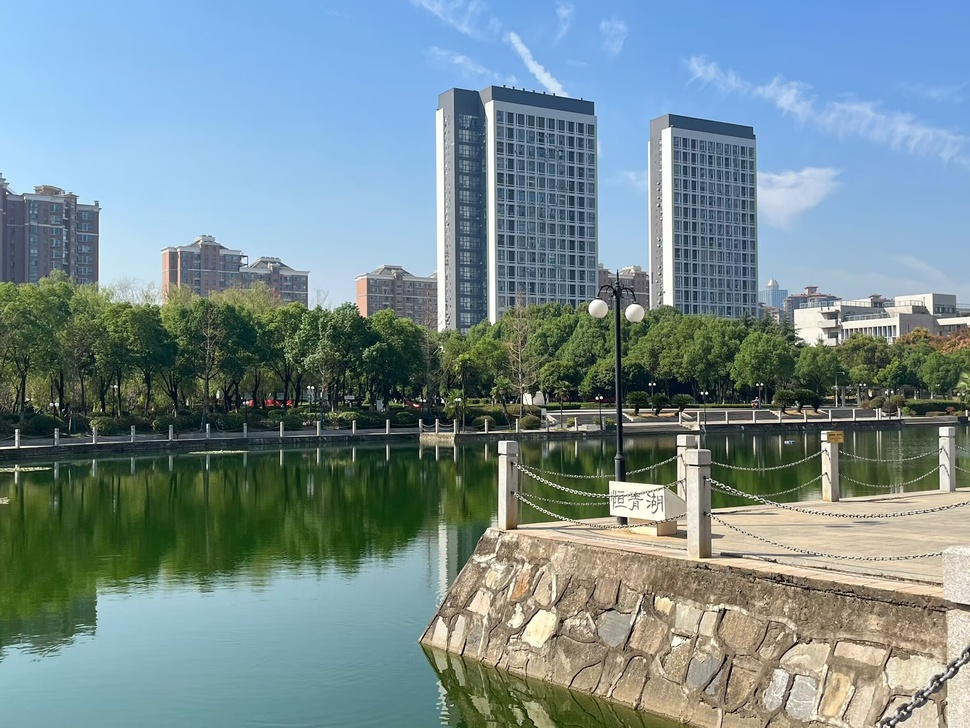
#> input picture 2.jpg, 970 x 728 px, shrunk from 2362 x 1772 before the run
$ python '一阶锐化（Robert算子）.py'
#> lines starting #> are read from the running program, lines starting #| are printed output that depends on the picture
import cv2
import numpy as np
import matplotlib.pyplot as plt

# 读取并转换图像为灰度图
image = cv2.imread('2.jpg')  # 替换为图片路径
#> image is the input picture: shape (728, 970, 3); mean B, G, R 143.4, 140, 118.7
gray_image = cv2.cvtColor(image, cv2.COLOR_BGR2GRAY)
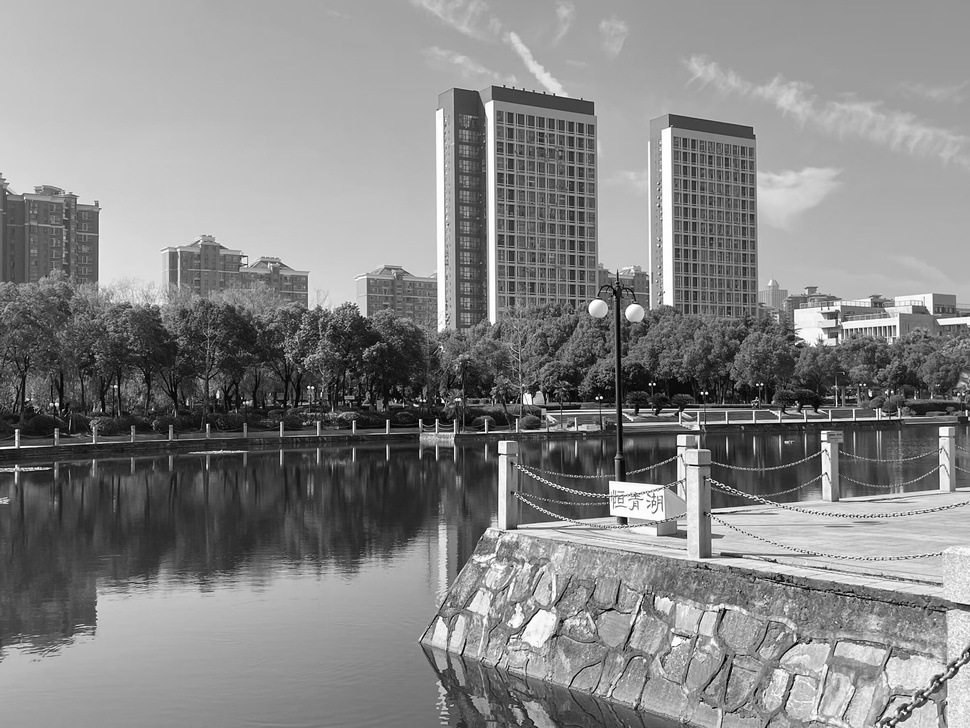
#> gray_image: shape (728, 970); min 0, max 255, mean 134

# 定义 Roberts 算子的滤波器
roberts_cross_v = np.array([[1, 0], [0, -1]], dtype=np.float32)  # 垂直方向
roberts_cross_h = np.array([[0, 1], [-1, 0]], dtype=np.float32)  # 水平方向

# 使用卷积操作计算梯度
vertical = cv2.filter2D(gray_image, -1, roberts_cross_v)
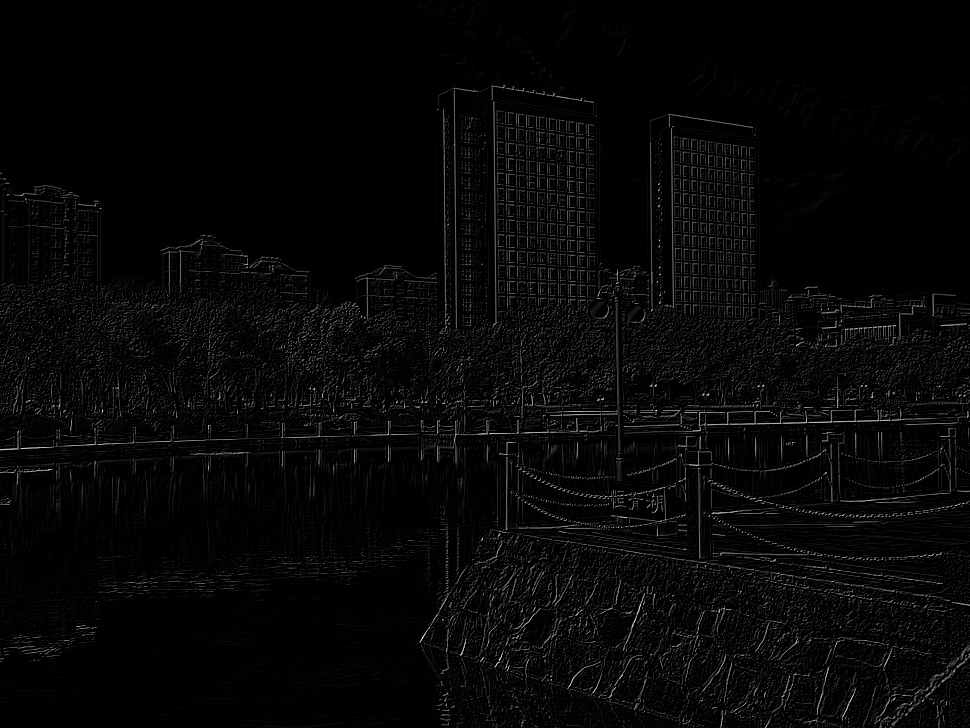
#> vertical: shape (728, 970); min 0, max 242, mean 7
horizontal = cv2.filter2D(gray_image, -1, roberts_cross_h)
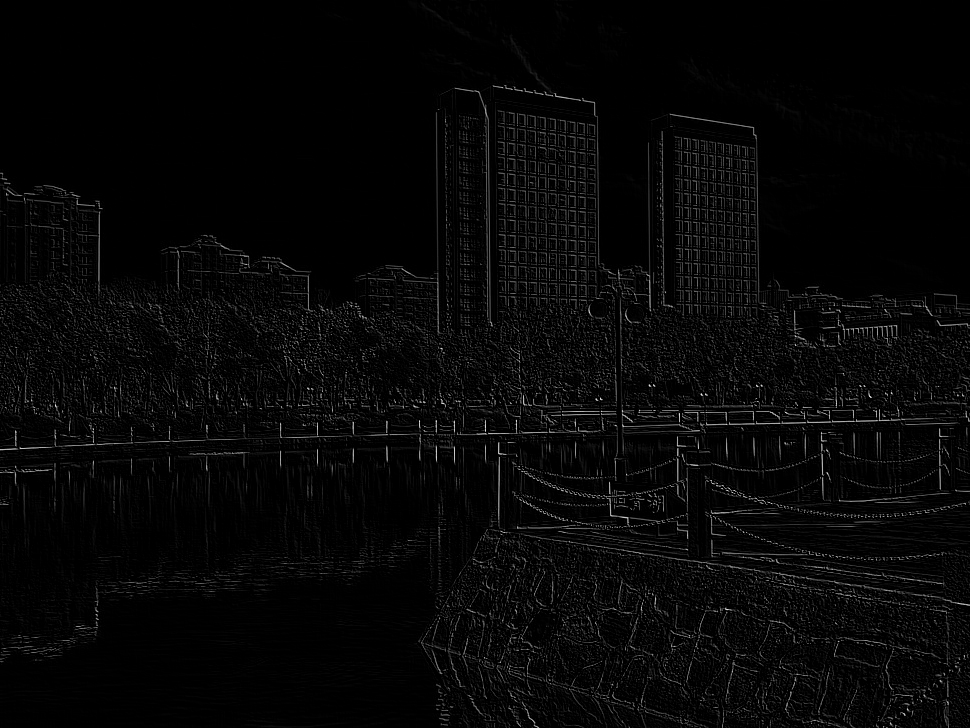
#> horizontal: shape (728, 970); min 0, max 239, mean 6.9

# 计算梯度的幅值
gradient_magnitude = np.sqrt(np.square(horizontal) + np.square(vertical))
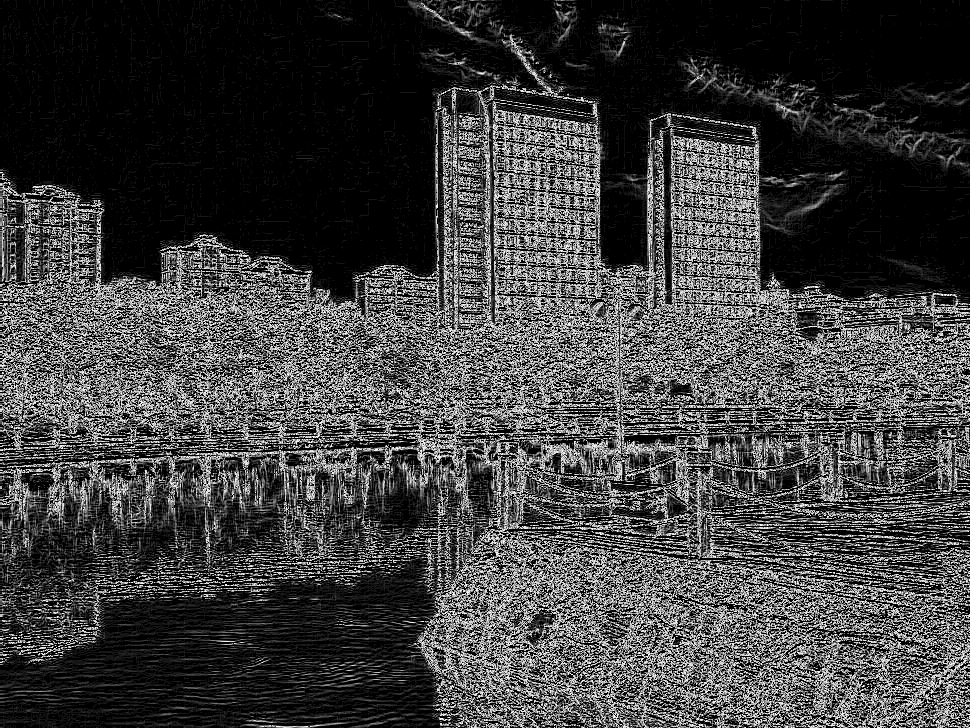
#> gradient_magnitude: shape (728, 970) float16; min 0, max 15.91, mean 3.98; drawn with min black and max white

# 将梯度幅值归一化
gradient_magnitude = np.uint8(255 * gradient_magnitude / np.max(gradient_magnitude))

# 显示原始图像、算子滤波器和结果
plt.figure(figsize=(15, 5))

# 显示原始灰度图像
plt.subplot(1, 2, 1)
plt.title('Original Image')
plt.imshow(gray_image, cmap='gray')

# 显示 Roberts 边缘检测结果
plt.subplot(1, 2, 2)
plt.title('Roberts Edge Detection')
plt.imshow(gradient_magnitude, cmap='gray')

plt.show()

$ run again, with 1.jpg copied over 2.jpg
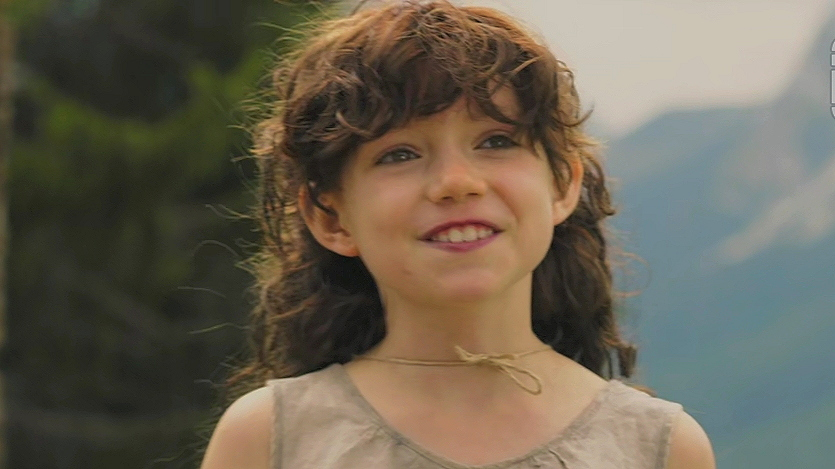
#> input picture 1.jpg, 835 x 469 px
#> image is the input picture: shape (469, 835, 3); mean B, G, R 83.5, 99, 107
#> `gradient_magnitude = np.sqrt(np.square(horizontal) + np.square(vertica..`:
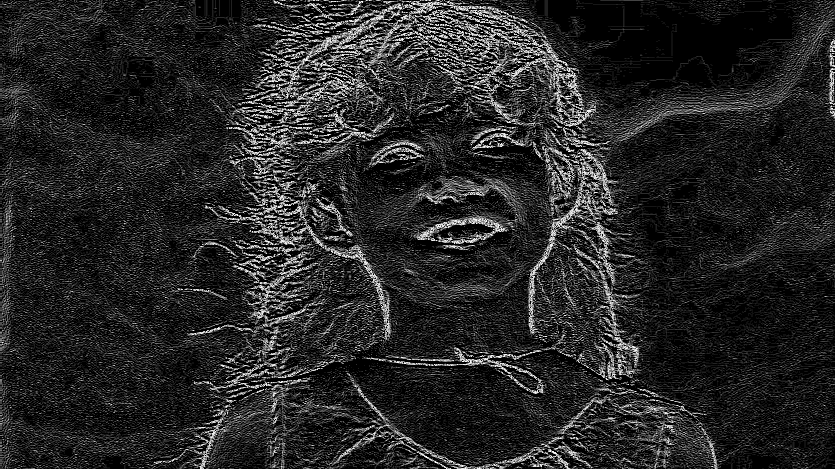
#> gradient_magnitude: shape (469, 835) float16; min 0, max 15.91, mean 2.41; drawn with min black and max white
#> `plt.show()`:
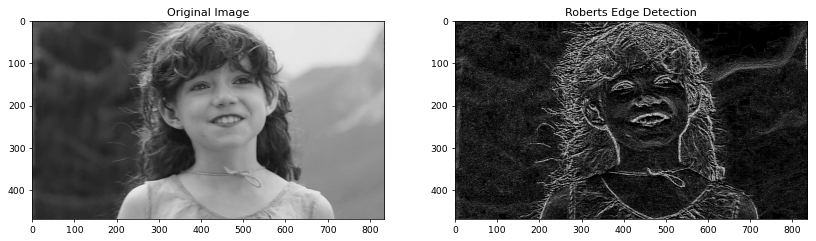
#> figure drawn by matplotlib, 2 panels

$ run again, with 3.png saved as 2.jpg
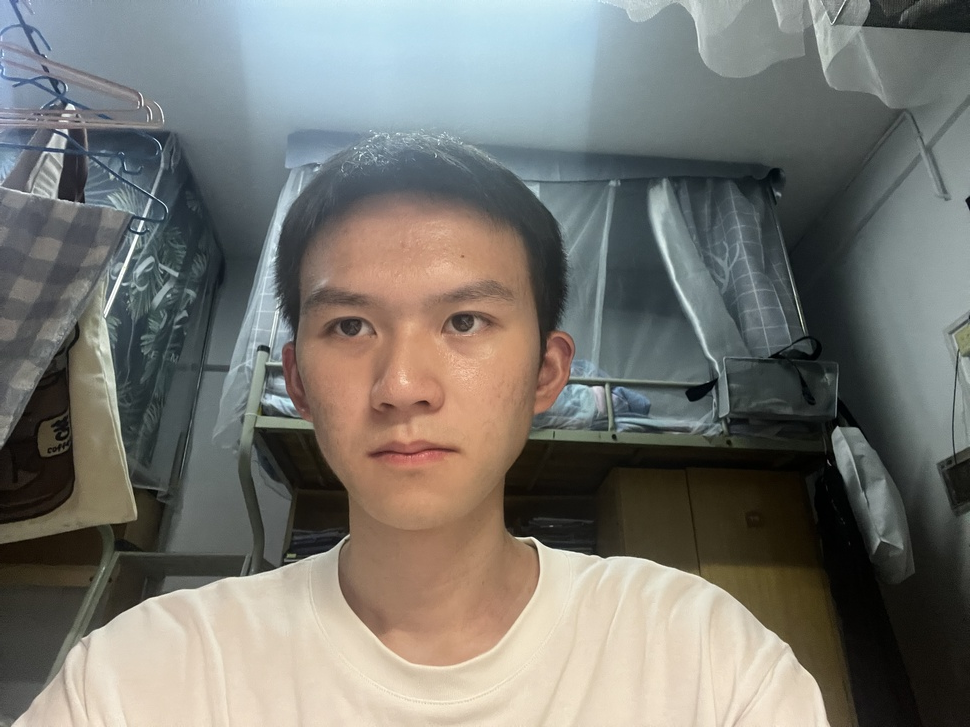
#> input picture 3.png, 970 x 727 px, shrunk from 4032 x 3024 before the run
#> image is the input picture: shape (727, 970, 3); mean B, G, R 113.4, 119, 119.8
#> `gradient_magnitude = np.sqrt(np.square(horizontal) + np.square(vertica..`:
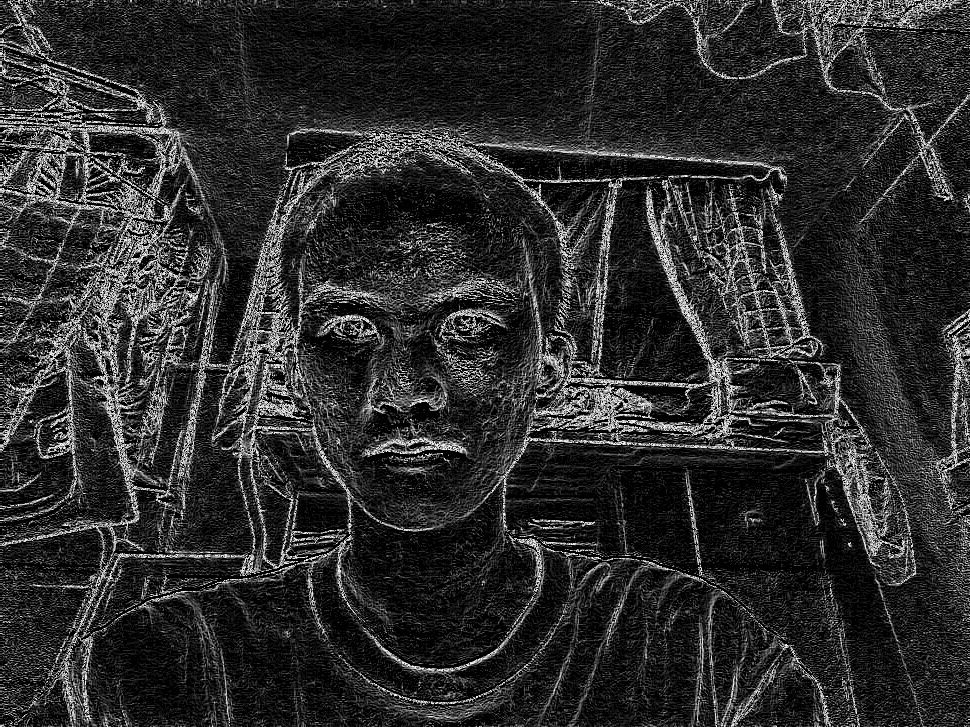
#> gradient_magnitude: shape (727, 970) float16; min 0, max 15.91, mean 2.81; drawn with min black and max white
#> `plt.show()`:
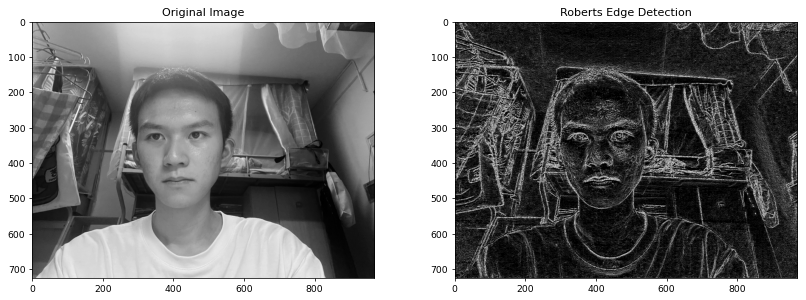
#> figure drawn by matplotlib, 2 panels
